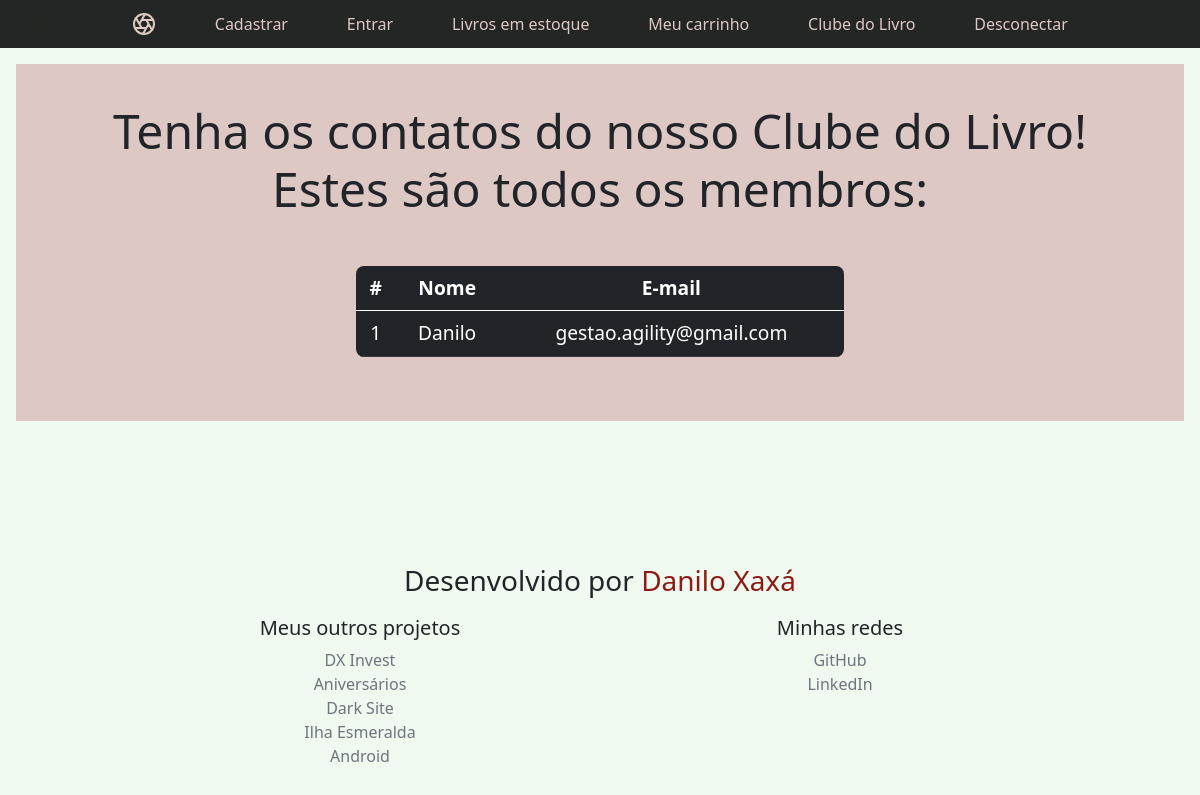
The app's page /pessoas (signed in), older data.
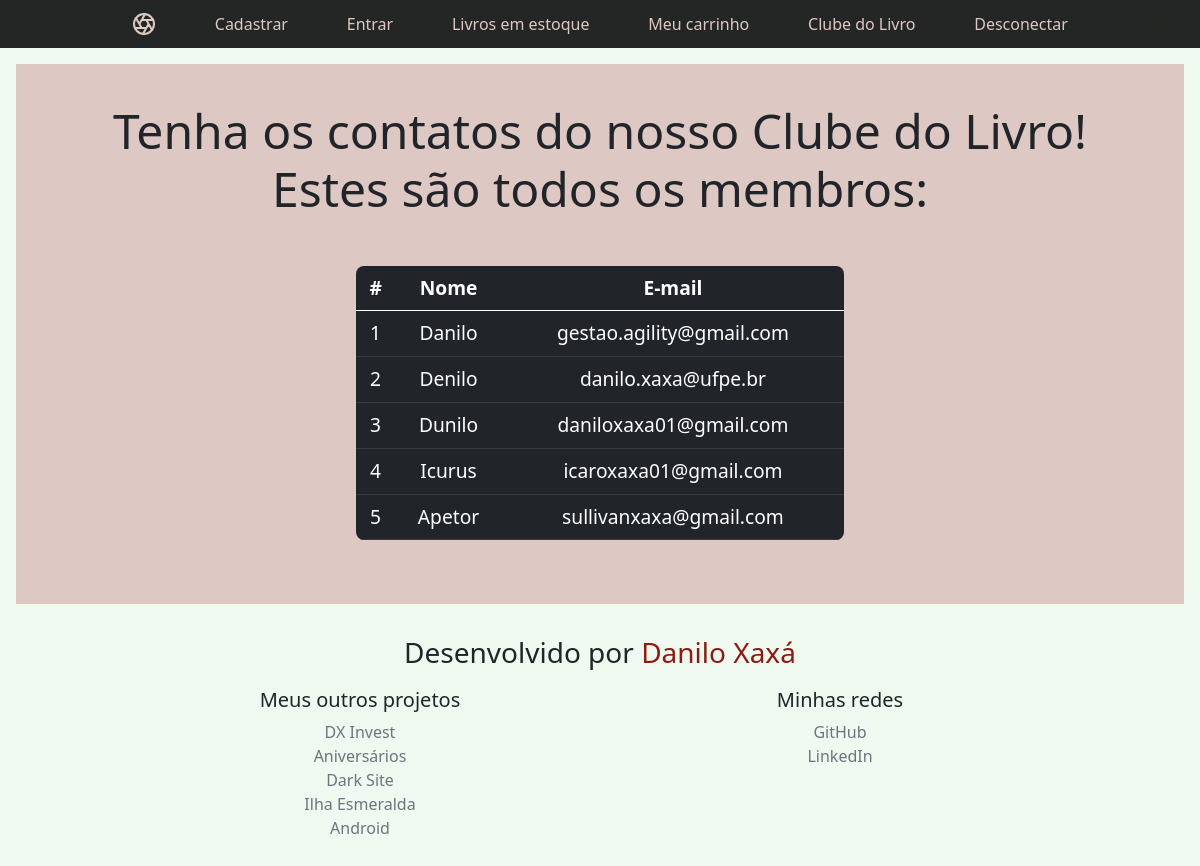
The same page, newer data.
### tables this page shows
CREATE TABLE registrados (id INTEGER, nome TEXT NOT NULL, email TEXT NOT NULL, senha TEXT NOT NULL, PRIMARY KEY (id));

### app.py (the view)
@app.route('/pessoas')
def pessoas():
    if not session.get("nome"):
        return redirect(url_for('entrar', pagina="pessoas"))
    nomes_emails = db.execute("SELECT nome, email FROM registrados")
    return render_template('pessoas.html', nomes_emails=nomes_emails)

### templates/pessoas.html (shortened to what this page needs)
{% extends "layout.html" %}
{% block main %}
<div class="position-relative overflow-hidden p-3 p-md-5 m-md-3 text-center bg-light" style="background-color: #DDC8C4 !important; padding: 0 !important;">
    <h1 class="display-4 fw-normal tituloPessoas" style="margin-top: .8em !important; margin-bottom: -1em !important;"> Tenha os contatos do nosso Clube do Livro!<br>Estes são todos os membros: </h1>
    <div class="col-md-5 p-lg-5 mx-auto my-5" style="width: 50% !important;">
        <table class="table table-dark table-hover" style="margin-bottom: -2em !important;">
            <thead>
                <tr>
                    <th scope="col">#</th>
                    <th scope="col">Nome</th>
                    <th scope="col">E-mail</th>
                </tr>
            </thead>
            <tbody>
                {% for item in nomes_emails %}
                <tr>
                    <td scope="row">{{ loop.index }}</td>
                    <td scope="row">{{ item.nome }}</td>
                    <td scope="row">{{ item.email }}</td>
                </tr>
                {% endfor %}
            </tbody>
        </table>
    </div>
</div>
{% endblock %}

### templates/layout.html (shortened to what this page needs)
<!DOCTYPE html>
<html lang="pt-br">
<head>
    <link href="/static/recursos/dist/css/bootstrap.min.css" rel="stylesheet">
    <link href="/static/styles.css" rel="stylesheet">
</head>
<body>
  <header class="site-header sticky-top py-1">
    <nav class="container d-flex flex-column flex-md-row justify-content-between">
      <a class="py-2" href="/" aria-label="Página Inicial">
      </a>
      <a class="py-2 d-none d-md-inline-block" href="/cadastrar/por_cadastrar">Cadastrar</a>
      <a class="py-2 d-none d-md-inline-block" href="/entrar/por_entrar">Entrar</a>
      <a class="py-2 d-none d-md-inline-block" href="/produtos">Livros em estoque</a>
      <a class="py-2 d-none d-md-inline-block" href="/carrinho">Meu carrinho</a>
      <a class="py-2 d-none d-md-inline-block" href="/pessoas">Clube do Livro</a>
      <a class="py-2 d-none d-md-inline-block" href="/desconectar">Desconectar</a>
    </nav>
  </header>
  <main>
  {% block main %} {% endblock %}
  </main>
  <footer class="container py-3">
    <div class="row">
      <div class="col-12 col-md" style="margin-bottom: 10px;">
        <h3>Desenvolvido por <span style="color: #8C1C13;">Danilo Xaxá</span></h3>
      </div>
      <div class="col-6 col-md">
        <h5>Meus outros projetos</h5>
        <ul class="list-unstyled text-small">
          <li><a class="link-secondary" href="https://daniloxaxa.pythonanywhere.com/cadastrar" target="_blank">DX Invest</a></li>
          <li><a class="link-secondary" href="https://danilox.pythonanywhere.com/" target="_blank">Aniversários</a></li>
          <li><a class="link-secondary" href="https://danilo-xaxa.github.io/dark_site/" target="_blank">Dark Site</a></li>
          <li><a class="link-secondary" href="https://danilo-xaxa.github.io/ilha_esmeralda/" target="_blank">Ilha Esmeralda</a></li>
          <li><a class="link-secondary" href="https://danilo-xaxa.github.io/android/" target="_blank">Android</a></li>
        </ul>
      </div>
      <div class="col-6 col-md">
        <h5>Minhas redes</h5>
        <ul class="list-unstyled text-small">
          <li><a class="link-secondary" href="https://github.com/Danilo-Xaxa" target="_blank">GitHub</a></li>
          <li><a class="link-secondary" href="https://www.linkedin.com/in/danilo-xax%C3%A1-7535321b3/" target="_blank">LinkedIn</a></li>
        </ul>
      </div>
    </div>
  </footer>
</body>
</html>

### static/styles.css (style rules this page uses)
:root { --blackHalf: rgba(0, 0, 0, 0.5); --mintCream: #EFF9F0; --champagnePink:#DDC8C4; --seaGreen: #09814A; --darkRed: #8C1C13; --pacificBlue: #2AB7CA; --charcoal: #353A47; }
body { background-color: var(--mintCream); }
.container { max-width: 960px; }
.site-header { background-color: rgba(0, 0, 0, .85); -webkit-backdrop-filter: saturate(180%) blur(20px); backdrop-filter: saturate(180%) blur(20px); }
.site-header a { color: var(--champagnePink); transition: color .15s ease-in-out; }
nav > a { text-decoration: none; }
footer { text-align: center; }
footer a, h1 > a { color: var(--darkRed); text-decoration: none; }
body { min-height: 100vh; display: flex; flex-direction: column; }
footer { text-align: center; height: auto; margin-top: auto; }
th, td { font-size: 1.2em; }
.tituloPessoas, .tituloCarrinho { font-size: 3em !important; }
table { border-collapse: collapse; border-radius: 0.5em; overflow: hidden; }

Row changes from the older to the newer data that the page shows:
added registrados: nome "Denilo", email "danilo.xaxa@ufpe.br"
added registrados: nome "Dunilo", email "daniloxaxa01@gmail.com"
added registrados: nome "Icurus", email "icaroxaxa01@gmail.com"
added registrados: nome "Apetor", email "sullivanxaxa@gmail.com"
